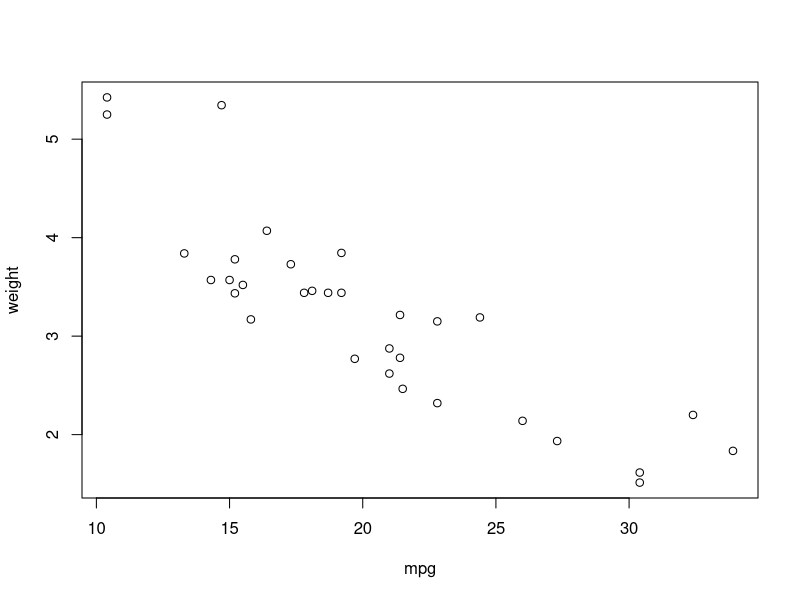
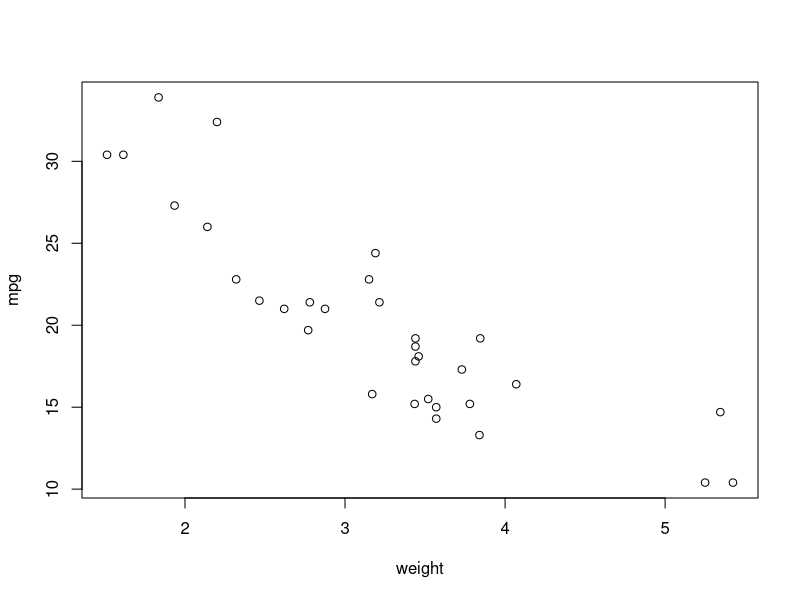

These charts were generated, in order, by the following R code:
## ---- chunk 1
options(knitr.graphics.error = FALSE)

library(knitr)
library(ggplot2)
## ---- chunk 2
# Preview mtcars dataset.
mtcars
## ---- chunk 3
# Set variables for naming.
mpg = mtcars$mpg
weight = mtcars$wt
## ---- chunk 4
# Find Correlation.
cor(mpg, weight)
## ---- chunk 5
# Make scatterplot.
plot(mpg, weight)
## ---- chunk 6
# To coincide with the example given in the assignment. (:
plot(weight, mpg)
